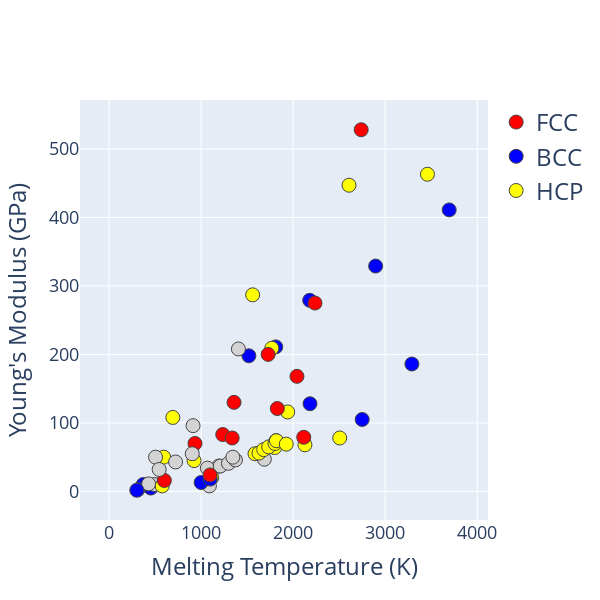

The notebook cell saved with this chart:
### Code cell
layout0= go.Layout(hovermode= 'closest', width = 600, height=600, showlegend=True,  # Hovermode establishes the way the labels that appear when you hover are arranged # Establishing a square plot width=height
    xaxis= dict(title=go.layout.xaxis.Title(text='Melting Temperature (K)', font=dict(size=24)), zeroline= False, gridwidth= 1, tickfont=dict(size=18)), # Axis Titles. Removing the X-axis Mark. Adding a Grid
    yaxis= dict(title=go.layout.yaxis.Title(text="Young's Modulus (GPa)", font=dict(size=24)), zeroline= False, gridwidth= 1, tickfont=dict(size=18)), # Axis Titles. Removing the Y-axis Mark. Adding a Grid
    legend=dict(font=dict(size=24))) # Adding a legend

# Trace

trace0 = go.Scatter(x = melting_temperature,y = youngs_modulus, mode = 'markers',
    marker= dict(size= 14, line= dict(width=1), color=colors), # We add a size, a border and our custom colors to the markers
    text= sample, # This attribute (Text) labels each point to this list, which contains our elements in the same indexes as our properties
showlegend = False)


# Empty Traces for Legend
legend_plot_FCC = go.Scatter(x=[None], y=[None], mode='markers', marker=dict(size=14,  line= dict(width=1),color='red'), name = 'FCC')
legend_plot_BCC = go.Scatter(x=[None], y=[None], mode='markers', marker=dict(size=14,  line= dict(width=1),color='blue'), name = 'BCC')
legend_plot_HCP = go.Scatter(x=[None], y=[None], mode='markers', marker=dict(size=14,  line= dict(width=1),color='yellow'), name = 'HCP')


data = [trace0, legend_plot_FCC, legend_plot_BCC, legend_plot_HCP]

fig= go.Figure(data, layout=layout0)
iplot(fig)

### Figure 1 — Plotly figure (JSON) as saved in the notebook; plotly's stock layout.template omitted (floating-point values rounded to 4 significant figures)
{"data": [{"marker": {"color": ["lightgray", "lightgray", "blue", "yellow", "lightgray", "lightgray", "lightgray", "lightgray", "lightgray", "lightgray", "blue", "yellow", "red", "lightgray", "blue", "lightgray", "lightgray", "lightgray", "blue", "yellow", "yellow", "yellow", "blue", "blue", "blue", "blue", "yellow", "red", "red", "yellow", "lightgray", "lightgray", "lightgray", "lightgray", "lightgray", "lightgray", "blue", "red", "yellow", "yellow", "blue", "blue", "yellow", "yellow", "red", "red", "red", "yellow", "lightgray", "lightgray", "lightgray", "lightgray", "lightgray", "lightgray", "blue", "blue", "yellow", "blue", "blue", "yellow", "yellow", "red", "red", "red", "lightgray", "yellow", "red", "lightgray", "lightgray", "lightgray", "lightgray", "lightgray", "lightgray", "lightgray", "blue", "yellow", "yellow", "yellow", "yellow", "yellow", "yellow", "red", "yellow", "lightgray", "red", "lightgray", "lightgray", "lightgray", "lightgray"], "line": {"width": 1}, "size": 14}, "mode": "markers", "showlegend": false, "text": ["H", "He", "Li", "Be", "B", "C", "N", "O", "F", "Ne", "Na", "Mg", "Al", "Si", "P", "S", "Cl", "Ar", "K", "Ca", "Sc", "Ti", "V", "Cr", "Mn", "Fe", "Co", "Ni", "Cu", "Zn", "Ga", "Ge", "As", "Se", "Br", "Kr", "Rb", "Sr", "Y", "Zr", "Nb", "Mo", "Tc", "Ru", "Rh", "Pd", "Ag", "Cd", "In", "Sn", "Sb", "Te", "I", "Xe", "Cs", "Ba", "Hf", "Ta", "W", "Re", "Os", "Ir", "Pt", "Au", "Hg", "Tl", "Pb", "Bi", "La", "Ce", "Pr", "Nd", "Pm", "Sm", "Eu", "Gd", "Tb", "Dy", "Ho", "Er", "Tm", "Yb", "Lu", "Ac", "Th", "Pa", "U", "Np", "Pu"], "type": "scatter", "x": [14.01, 0.95, 453.7, 1560, 2349, 3800, 63.05, 54.8, 53.53, 24.56, 370.9, 923, 933.5, 1687, 317.3, 388.4, 171.6, 83.8, 336.5, 1115, 1814, 1941, 2183, 2180, 1519, 1811, 1768, 1728, 1358.0, 692.7, 302.9, 1211.0, 1090, 494, 265.8, 115.8, 312.5, 1050, 1799, 2128, 2750, 2896, 2430, 2607, 2237, 1828.0, 1235.0, 594.2, 429.8, 505.1, 903.8, 722.7, 386.9, 161.4, 301.6, 1000, 2506, 3290, 3695, 3459, 3306, 2739, 2041.0, 1337.0, 234.3, 577, 600.6, 544.4, 1193, 1068, 1208, 1297, 1373, 1345, 1099, 1585, 1629, 1680, 1734, 1802, 1818, 1097, 1925, 1323, 2115, 1841, 1405.0, 910, 912.5], "y": [null, null, 4.9, 287, null, null, null, null, null, null, 10, 45, 70, 47, null, null, null, null, null, 20, 74, 116, 128, 279, 198, 211, 209, 200, 130, 108, null, null, 8, 10, null, null, 2.4, null, 64, 68, 105, 329, null, 447, 275, 121, 83, 50, 11, 50, 55, 43, null, null, 1.7, 13, 78, 186, 411, 463, null, 528, 168, 78, null, 8, 16, 32, 37, 34, 37, 41, 46, 50, 18, 55, 56, 61, 65, 70, 74, 24, 69, null, 79, null, 208, null, 96]}, {"marker": {"color": "red", "line": {"width": 1}, "size": 14}, "mode": "markers", "name": "FCC", "type": "scatter", "x": [null], "y": [null]}, {"marker": {"color": "blue", "line": {"width": 1}, "size": 14}, "mode": "markers", "name": "BCC", "type": "scatter", "x": [null], "y": [null]}, {"marker": {"color": "yellow", "line": {"width": 1}, "size": 14}, "mode": "markers", "name": "HCP", "type": "scatter", "x": [null], "y": [null]}], "layout": {"height": 600, "hovermode": "closest", "legend": {"font": {"size": 24}}, "showlegend": true, "width": 600, "xaxis": {"autorange": true, "gridwidth": 1, "range": [-316.5, 4117.0], "tickfont": {"size": 18}, "title": {"font": {"size": 24}, "text": "Melting Temperature (K)"}, "type": "linear", "zeroline": false}, "yaxis": {"autorange": true, "gridwidth": 1, "range": [-41.73, 571.4], "tickfont": {"size": 18}, "title": {"font": {"size": 24}, "text": "Young's Modulus (GPa)"}, "type": "linear", "zeroline": false}}}
